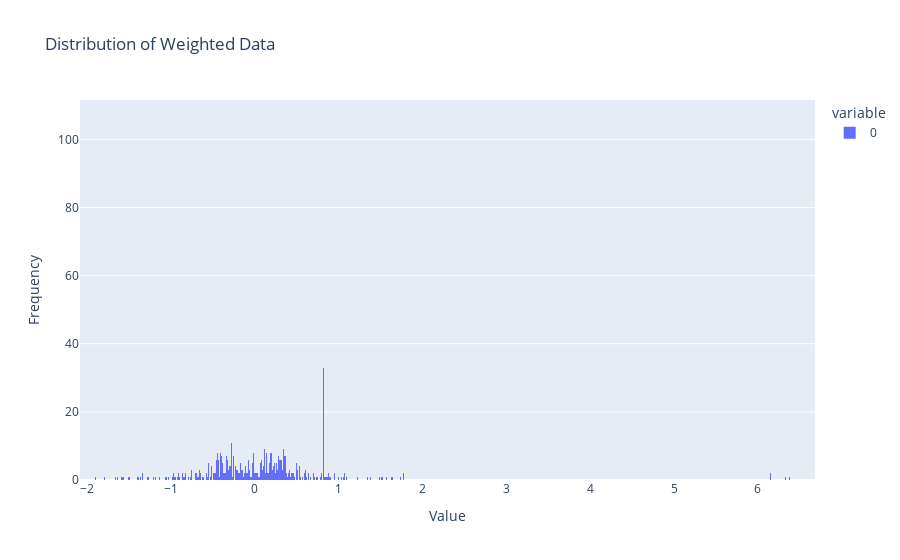

Notebook code cell kept with this figure:
### Code cell
# Flatten the data to plot distribution
flattened_values = log_transformed_data.values.flatten()

# Create a histogram to visualize the distribution
fig = px.histogram(flattened_values, nbins=20000, title="Distribution of Weighted Data")
fig.update_layout(xaxis_title="Value", yaxis_title="Frequency")
fig.show()
fig.write_html("./data/outputs/multiomic/log_transformed_weighted_data_distribution_v1.html")
fig.write_image("./data/outputs/multiomic/log_transformed_weighted_data_distribution_v1.png")

### Figure 1 — Plotly figure (JSON) as saved in the notebook; plotly's stock layout.template omitted (floating-point values rounded to 4 significant figures; data arrays with more than 128 entries replaced by an {"elided": "..."} marker saying what was removed)
{"data": [{"bingroup": "x", "hovertemplate": "variable=0<br>value=%{x}<br>count=%{y}<extra></extra>", "legendgroup": "0", "marker": {"color": "#636efa", "pattern": {"shape": ""}}, "name": "0", "nbinsx": 20000, "orientation": "v", "showlegend": true, "type": "histogram", "x": {"elided": "11720 float values"}, "xaxis": "x", "yaxis": "y"}], "layout": {"barmode": "relative", "legend": {"title": {"text": "variable"}, "tracegroupgap": 0}, "title": {"text": "Distribution of Weighted Data"}, "xaxis": {"anchor": "y", "domain": [0, 1], "title": {"text": "Value"}}, "yaxis": {"anchor": "x", "domain": [0, 1], "title": {"text": "Frequency"}}}}
